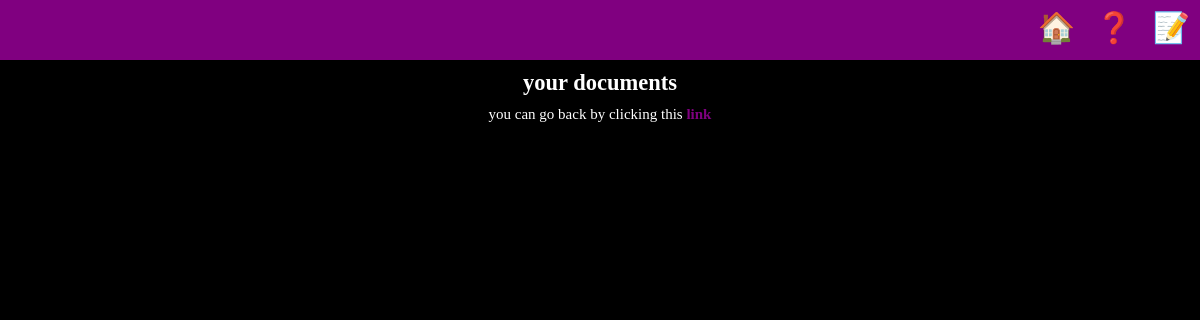
The app's page /documents/, older data.
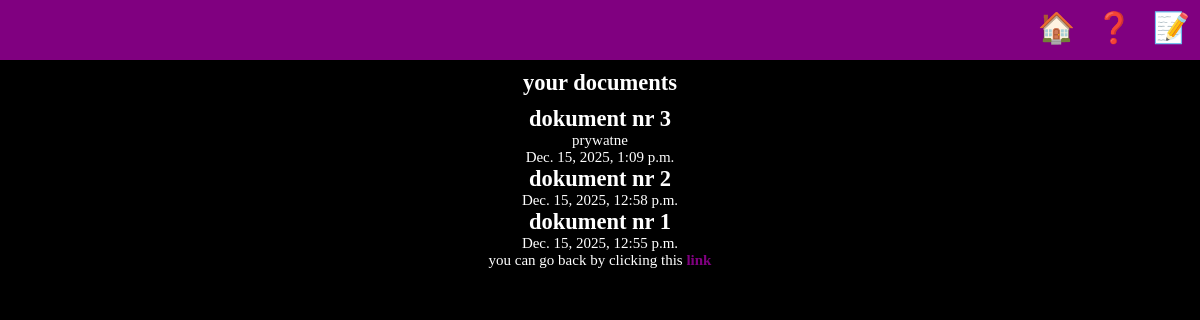
The same page, newer data.
### documents/models.py (models this page shows, shortened)
class Document(models.Model):
    title = models.CharField(max_length = 75)
    category = models.TextField()
    date = models.DateTimeField(auto_now_add = True)

### documents/views.py (the view)
# urls.py: path('', views.documents_list),
def documents_list(request):
    documents = Document.objects.all().order_by('-date') # - in descending order
    return render(request, 'documents/documents_list.html', { 'documents': documents })

### documents/templates/documents/documents_list.html (shortened to what this page needs)
{% extends 'layout.html' %}
{% block content %}
    <section>
        <h1>your documents</h1>
        {% for document in documents %}
            <article class="document">
                <h2>{{ document.title }}</h2>
                <p>{{ document.category }}</p>
                <p>{{ document.date}}</p>
            </article>
        {% endfor %}
        <p>you can go back by clicking this <a href="/">link</a></p>
    </section>
{% endblock %}

### templates/layout.html (shortened to what this page needs)
<!DOCTYPE html>
{% load static %}
<html lang="en">
<head>
    <link rel="stylesheet" href="{% static 'css/style.css' %}">
</head>
<body>
    <nav>
        <a href="/" alt="home">🏠</a>
        <a href="/about" alt="about">❓</a>
        <a href="/documents" alt="documents">📝</a>
    </nav>
    <main>
        {% block content %}{% endblock %}
    </main>
</body>
</html>

### static/css/style.css (style rules this page uses)
* { margin: 0; padding: 0; box-sizing: border-box; font-family: Verdana; }
body { background-color: black; font-size: 15px; color: white; }
nav { background-color: purple; padding: 10px; height: 60px; font-size: 30px; display: flex; justify-content: flex-end; gap: 20px; }
nav a { text-decoration: none; }
main { padding: 10px; text-align: center; }
h1 { margin-bottom: 10px; }
a { font-weight: bold; text-decoration: none; color: purple; }

Row changes from the older to the newer data that the page shows:
added Document: title "dokument nr 3", category "prywatne", date "Dec. 15, 2025, 1:09 p.m."
added Document: title "dokument nr 2", date "Dec. 15, 2025, 12:58 p.m."
added Document: title "dokument nr 1", date "Dec. 15, 2025, 12:55 p.m."
